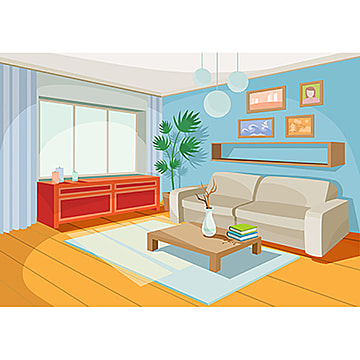
#> input picture images/room.jpeg, 360 x 360 px
$ python test.py
#> lines starting #> are read from the running program, lines starting #| are printed output that depends on the picture; after the words box and inside, x2 and y2 are one past the last pixel; in counts of white or black regions, pixels touching at a corner belong together
### convertor.py
def rgb_to_hsv(r, g, b):
    r, g, b = r / 255.0, g / 255.0, b / 255.0
    mx = max(r, g, b)
    mn = min(r, g, b)
    df = mx - mn
    if mx == mn:
        h = 0
    elif mx == r:
        h = (60 * ((g - b) / df) + 360) % 360
    elif mx == g:
        h = (60 * ((b - r) / df) + 120) % 360
    elif mx == b:
        h = (60 * ((r - g) / df) + 240) % 360
    if mx == 0:
        s = 0
    else:
        s = (df / mx) * 100
    v = mx * 100
    return h, s, v


def rgb_to_ycbcr(r, g, b):
    r, g, b = r / 255.0, g / 255.0, b / 255.0

    y = float(0.2989 * r + 0.5866 * g + 0.1145 * b)
    cb = float(-0.1687 * r - 0.3313 * g + 0.5000 * b)
    cr = float(0.5000 * r - 0.4184 * g - 0.0816 * b)

    return y, cb, cr

### test.py
from convertor import rgb_to_hsv, rgb_to_ycbcr
import matplotlib.image as img
from copy import deepcopy

if __name__ == '__main__':
    # tests
    image = img.imread('images/room.jpeg')
#> image is the input picture: shape (360, 360, 3); mean R, G, B 215.6, 207.6, 189
    assert image.shape == (360, 360, 3), 'failed loading proper image'

    # test converter ~ visually
    hsv_image = deepcopy(image)
    ycbcr_image = deepcopy(image)

    for r in range(len(image)):
        for c in range(len(image[r])):
            r, g, b = image[r][c]
            hsv_image[r][c] = rgb_to_hsv(r, g, b)
            ycbcr_image[r][c] = rgb_to_ycbcr(r, g, b)
#> this loop made 360 passes
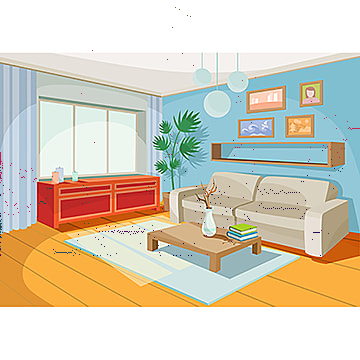
#> hsv_image: shape (360, 360, 3); 0.32% of pixels changed, all inside (x1, y1, x2, y2) = (0, 7, 360, 256)
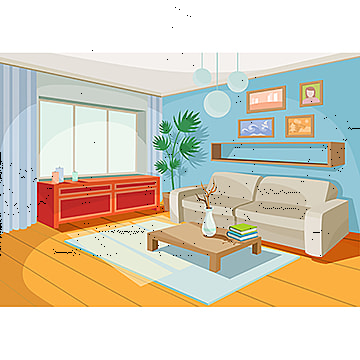
#> ycbcr_image: shape (360, 360, 3); 0.32% of pixels changed, all inside (x1, y1, x2, y2) = (0, 7, 360, 256)

    img.imsave('images/room_hsv.jpeg', hsv_image)
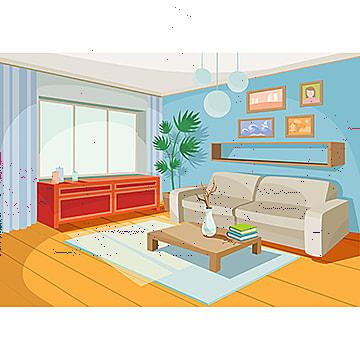
#> saved as room_hsv.jpeg: shape (360, 360, 3); mean R, G, B 214.9, 207, 188.7
    img.imsave('images/room_ycbcr.jpeg', ycbcr_image)
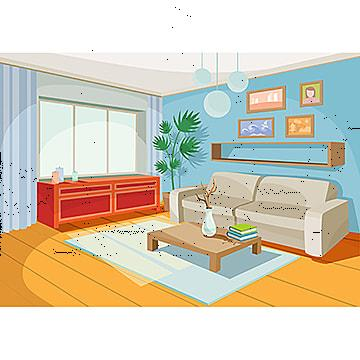
#> saved as room_ycbcr.jpeg: shape (360, 360, 3); mean R, G, B 214.6, 206.9, 188.5

    # assert sizes
    image = img.imread('images/room_hsv.jpeg')
    assert image.shape == (360, 360, 3), 'failed hsv saving process'

    # assert sizes
    image = img.imread('images/room_ycbcr.jpeg')
    assert image.shape == (360, 360, 3), 'failed ycbcr size saving process'
